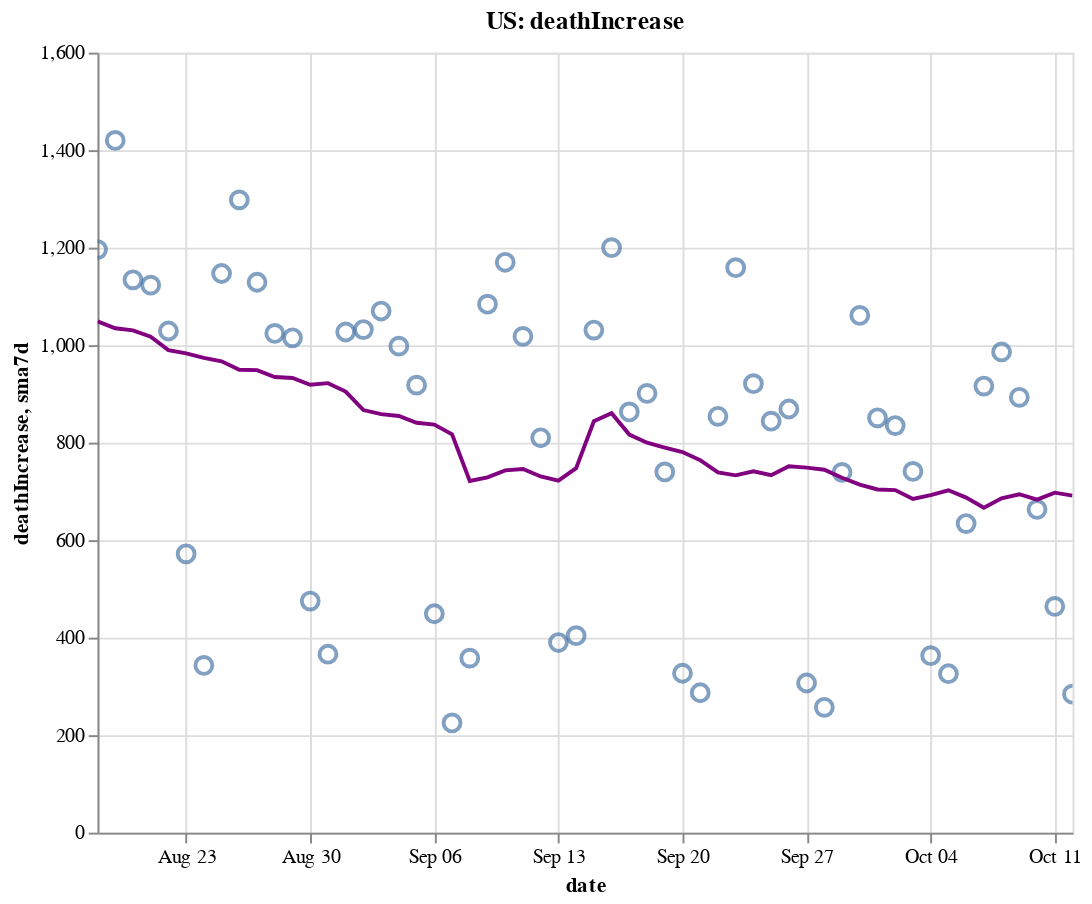

Notebook code cell kept with this figure:
### Code cell
create_plot(us, 'deathIncrease')

### Figure 1 — Vega-Lite specification as saved in the notebook (floating-point values rounded to 4 significant figures)
{"config": {"view": {"continuousWidth": 400, "continuousHeight": 300}}, "layer": [{"layer": [{"mark": {"type": "point", "size": 75}, "encoding": {"tooltip": [{"type": "temporal", "field": "date"}, {"type": "quantitative", "field": "deathIncrease"}, {"type": "quantitative", "field": "sma7d"}], "x": {"type": "temporal", "field": "date"}, "y": {"type": "quantitative", "field": "deathIncrease"}}, "selection": {"selector006": {"type": "interval", "bind": "scales", "encodings": ["x", "y"]}}}, {"mark": {"type": "line", "color": "purple"}, "encoding": {"x": {"type": "temporal", "field": "date"}, "y": {"type": "quantitative", "field": "sma7d"}}}]}, {"mark": {"type": "rule", "color": "#aaa"}, "encoding": {"x": {"type": "temporal", "field": "date"}}, "transform": [{"filter": {"selection": "selector005"}}]}, {"mark": "circle", "encoding": {"opacity": {"condition": {"value": 1, "selection": "selector005"}, "value": 0}, "tooltip": [{"type": "temporal", "field": "date"}, {"type": "quantitative", "field": "deathIncrease"}, {"type": "quantitative", "field": "sma7d"}], "x": {"type": "temporal", "field": "date"}, "y": {"type": "quantitative", "field": "deathIncrease"}}, "selection": {"selector005": {"type": "single", "encodings": ["x"], "on": "mouseover", "nearest": true, "empty": "none"}}}, {"mark": {"type": "text", "align": "left", "dx": 5, "dy": -5, "stroke": "white", "strokeWidth": 2}, "encoding": {"text": {"type": "quantitative", "field": "deathIncrease"}, "tooltip": [{"type": "temporal", "field": "date"}, {"type": "quantitative", "field": "deathIncrease"}, {"type": "quantitative", "field": "sma7d"}], "x": {"type": "temporal", "field": "date"}, "y": {"type": "quantitative", "field": "deathIncrease"}}, "transform": [{"filter": {"selection": "selector005"}}]}, {"mark": {"type": "text", "align": "left", "dx": 5, "dy": -5}, "encoding": {"text": {"type": "quantitative", "field": "deathIncrease"}, "tooltip": [{"type": "temporal", "field": "date"}, {"type": "quantitative", "field": "deathIncrease"}, {"type": "quantitative", "field": "sma7d"}], "x": {"type": "temporal", "field": "date"}, "y": {"type": "quantitative", "field": "deathIncrease"}}, "transform": [{"filter": {"selection": "selector005"}}]}], "data": {"name": "data-8f9ce7a603df8a06faf78bc852ea8491"}, "height": 400, "title": "US: deathIncrease", "width": 500, "$schema": "https://vega.github.io/schema/vega-lite/v4.8.1.json", "datasets": {"data-8f9ce7a603df8a06faf78bc852ea8491": [{"date": "2020-08-18T00:00:00", "totalTestResultsIncrease": 677600.0, "positiveIncrease": 40800.0, "death": 163500.0, "deathIncrease": 1196.0, "positiveRate": 0.06, "state": "US", "sma7d": 1049.0}, {"date": "2020-08-19T00:00:00", "totalTestResultsIncrease": 705200.0, "positiveIncrease": 44960.0, "death": 165000.0, "deathIncrease": 1420.0, "positiveRate": 0.064, "state": "US", "sma7d": 1035.0}, {"date": "2020-08-20T00:00:00", "totalTestResultsIncrease": 730600.0, "positiveIncrease": 43760.0, "death": 166100.0, "deathIncrease": 1134.0, "positiveRate": 0.06, "state": "US", "sma7d": 1030.0}, {"date": "2020-08-21T00:00:00", "totalTestResultsIncrease": 791200.0, "positiveIncrease": 46560.0, "death": 167200.0, "deathIncrease": 1123.0, "positiveRate": 0.059, "state": "US", "sma7d": 1017.0}, {"date": "2020-08-22T00:00:00", "totalTestResultsIncrease": 795600.0, "positiveIncrease": 46240.0, "death": 168200.0, "deathIncrease": 1029.0, "positiveRate": 0.058, "state": "US", "sma7d": 989.7}, {"date": "2020-08-23T00:00:00", "totalTestResultsIncrease": 658500.0, "positiveIncrease": 37570.0, "death": 168800.0, "deathIncrease": 572.0, "positiveRate": 0.057, "state": "US", "sma7d": 983.0}, {"date": "2020-08-24T00:00:00", "totalTestResultsIncrease": 706200.0, "positiveIncrease": 34640.0, "death": 169200.0, "deathIncrease": 343.0, "positiveRate": 0.049, "state": "US", "sma7d": 973.9}, {"date": "2020-08-25T00:00:00", "totalTestResultsIncrease": 669700.0, "positiveIncrease": 36380.0, "death": 170300.0, "deathIncrease": 1147.0, "positiveRate": 0.054, "state": "US", "sma7d": 966.9}, {"date": "2020-08-26T00:00:00", "totalTestResultsIncrease": 680100.0, "positiveIncrease": 44050.0, "death": 171600.0, "deathIncrease": 1298.0, "positiveRate": 0.065, "state": "US", "sma7d": 949.4}, {"date": "2020-08-27T00:00:00", "totalTestResultsIncrease": 795300.0, "positiveIncrease": 43980.0, "death": 172700.0, "deathIncrease": 1129.0, "positiveRate": 0.055, "state": "US", "sma7d": 948.7}, {"date": "2020-08-28T00:00:00", "totalTestResultsIncrease": 823800.0, "positiveIncrease": 46550.0, "death": 173800.0, "deathIncrease": 1024.0, "positiveRate": 0.057, "state": "US", "sma7d": 934.6}, {"date": "2020-08-29T00:00:00", "totalTestResultsIncrease": 819800.0, "positiveIncrease": 44500.0, "death": 174800.0, "deathIncrease": 1015.0, "positiveRate": 0.054, "state": "US", "sma7d": 932.6}, {"date": "2020-08-30T00:00:00", "totalTestResultsIncrease": 778900.0, "positiveIncrease": 39500.0, "death": 175200.0, "deathIncrease": 475.0, "positiveRate": 0.051, "state": "US", "sma7d": 918.7}, {"date": "2020-08-31T00:00:00", "totalTestResultsIncrease": 709000.0, "positiveIncrease": 31410.0, "death": 175600.0, "deathIncrease": 366.0, "positiveRate": 0.044, "state": "US", "sma7d": 922.0}, {"date": "2020-09-01T00:00:00", "totalTestResultsIncrease": 735600.0, "positiveIncrease": 42430.0, "death": 176600.0, "deathIncrease": 1027.0, "positiveRate": 0.058, "state": "US", "sma7d": 904.9}, {"date": "2020-09-02T00:00:00", "totalTestResultsIncrease": 684400.0, "positiveIncrease": 30600.0, "death": 177700.0, "deathIncrease": 1032.0, "positiveRate": 0.045, "state": "US", "sma7d": 866.9}, {"date": "2020-09-03T00:00:00", "totalTestResultsIncrease": 802500.0, "positiveIncrease": 44710.0, "death": 178700.0, "deathIncrease": 1070.0, "positiveRate": 0.056, "state": "US", "sma7d": 858.4}, {"date": "2020-09-04T00:00:00", "totalTestResultsIncrease": 954700.0, "positiveIncrease": 51590.0, "death": 179700.0, "deathIncrease": 998.0, "positiveRate": 0.054, "state": "US", "sma7d": 854.7}, {"date": "2020-09-05T00:00:00", "totalTestResultsIncrease": 883100.0, "positiveIncrease": 44900.0, "death": 180700.0, "deathIncrease": 918.0, "positiveRate": 0.051, "state": "US", "sma7d": 840.9}, {"date": "2020-09-06T00:00:00", "totalTestResultsIncrease": 785300.0, "positiveIncrease": 33120.0, "death": 181100.0, "deathIncrease": 449.0, "positiveRate": 0.042, "state": "US", "sma7d": 837.1}, {"date": "2020-09-07T00:00:00", "totalTestResultsIncrease": 618600.0, "positiveIncrease": 28680.0, "death": 181300.0, "deathIncrease": 225.0, "positiveRate": 0.046, "state": "US", "sma7d": 817.0}, {"date": "2020-09-08T00:00:00", "totalTestResultsIncrease": 542900.0, "positiveIncrease": 22220.0, "death": 181700.0, "deathIncrease": 358.0, "positiveRate": 0.041, "state": "US", "sma7d": 721.4}, {"date": "2020-09-09T00:00:00", "totalTestResultsIncrease": 629600.0, "positiveIncrease": 31110.0, "death": 182800.0, "deathIncrease": 1084.0, "positiveRate": 0.049, "state": "US", "sma7d": 728.9}, {"date": "2020-09-10T00:00:00", "totalTestResultsIncrease": 698000.0, "positiveIncrease": 37580.0, "death": 183900.0, "deathIncrease": 1170.0, "positiveRate": 0.054, "state": "US", "sma7d": 743.1}, {"date": "2020-09-11T00:00:00", "totalTestResultsIncrease": 834700.0, "positiveIncrease": 44930.0, "death": 185000.0, "deathIncrease": 1018.0, "positiveRate": 0.054, "state": "US", "sma7d": 746.0}, {"date": "2020-09-12T00:00:00", "totalTestResultsIncrease": 907800.0, "positiveIncrease": 42090.0, "death": 185800.0, "deathIncrease": 810.0, "positiveRate": 0.046, "state": "US", "sma7d": 730.6}, {"date": "2020-09-13T00:00:00", "totalTestResultsIncrease": 733600.0, "positiveIncrease": 34450.0, "death": 186200.0, "deathIncrease": 390.0, "positiveRate": 0.047, "state": "US", "sma7d": 722.1}, {"date": "2020-09-14T00:00:00", "totalTestResultsIncrease": 451300.0, "positiveIncrease": 33860.0, "death": 186600.0, "deathIncrease": 404.0, "positiveRate": 0.075, "state": "US", "sma7d": 747.7}, {"date": "2020-09-15T00:00:00", "totalTestResultsIncrease": 730400.0, "positiveIncrease": 35440.0, "death": 187600.0, "deathIncrease": 1031.0, "positiveRate": 0.049, "state": "US", "sma7d": 843.9}, {"date": "2020-09-16T00:00:00", "totalTestResultsIncrease": 731800.0, "positiveIncrease": 40020.0, "death": 188800.0, "deathIncrease": 1200.0, "positiveRate": 0.055, "state": "US", "sma7d": 860.4}, {"date": "2020-09-17T00:00:00", "totalTestResultsIncrease": 850500.0, "positiveIncrease": 43560.0, "death": 189700.0, "deathIncrease": 863.0, "positiveRate": 0.051, "state": "US", "sma7d": 816.6}, {"date": "2020-09-18T00:00:00", "totalTestResultsIncrease": 990400.0, "positiveIncrease": 47490.0, "death": 190600.0, "deathIncrease": 901.0, "positiveRate": 0.048, "state": "US", "sma7d": 799.9}, {"date": "2020-09-19T00:00:00", "totalTestResultsIncrease": 1067000.0, "positiveIncrease": 45560.0, "death": 191300.0, "deathIncrease": 740.0, "positiveRate": 0.043, "state": "US", "sma7d": 789.9}, {"date": "2020-09-20T00:00:00", "totalTestResultsIncrease": 917600.0, "positiveIncrease": 36300.0, "death": 191600.0, "deathIncrease": 327.0, "positiveRate": 0.04, "state": "US", "sma7d": 780.9}, {"date": "2020-09-21T00:00:00", "totalTestResultsIncrease": 729300.0, "positiveIncrease": 39470.0, "death": 191900.0, "deathIncrease": 287.0, "positiveRate": 0.054, "state": "US", "sma7d": 764.1}, {"date": "2020-09-22T00:00:00", "totalTestResultsIncrease": 783800.0, "positiveIncrease": 49440.0, "death": 192800.0, "deathIncrease": 854.0, "positiveRate": 0.063, "state": "US", "sma7d": 738.9}, {"date": "2020-09-23T00:00:00", "totalTestResultsIncrease": 928000.0, "positiveIncrease": 38570.0, "death": 193900.0, "deathIncrease": 1159.0, "positiveRate": 0.042, "state": "US", "sma7d": 733.0}, {"date": "2020-09-24T00:00:00", "totalTestResultsIncrease": 943300.0, "positiveIncrease": 43770.0, "death": 194800.0, "deathIncrease": 921.0, "positiveRate": 0.046, "state": "US", "sma7d": 741.3}, {"date": "2020-09-25T00:00:00", "totalTestResultsIncrease": 1019000.0, "positiveIncrease": 55530.0, "death": 195700.0, "deathIncrease": 844.0, "positiveRate": 0.054, "state": "US", "sma7d": 733.1}, {"date": "2020-09-26T00:00:00", "totalTestResultsIncrease": 1023000.0, "positiveIncrease": 47860.0, "death": 196600.0, "deathIncrease": 869.0, "positiveRate": 0.047, "state": "US", "sma7d": 751.6}, {"date": "2020-09-27T00:00:00", "totalTestResultsIncrease": 830700.0, "positiveIncrease": 35450.0, "death": 196900.0, "deathIncrease": 307.0, "positiveRate": 0.043, "state": "US", "sma7d": 748.7}, {"date": "2020-09-28T00:00:00", "totalTestResultsIncrease": 1121000.0, "positiveIncrease": 36520.0, "death": 197100.0, "deathIncrease": 257.0, "positiveRate": 0.033, "state": "US", "sma7d": 744.4}, {"date": "2020-09-29T00:00:00", "totalTestResultsIncrease": 825300.0, "positiveIncrease": 36950.0, "death": 197900.0, "deathIncrease": 739.0, "positiveRate": 0.045, "state": "US", "sma7d": 728.0}, {"date": "2020-09-30T00:00:00", "totalTestResultsIncrease": 814100.0, "positiveIncrease": 44420.0, "death": 198900.0, "deathIncrease": 1061.0, "positiveRate": 0.055, "state": "US", "sma7d": 714.0}, {"date": "2020-10-01T00:00:00", "totalTestResultsIncrease": 899700.0, "positiveIncrease": 45690.0, "death": 199800.0, "deathIncrease": 851.0, "positiveRate": 0.051, "state": "US", "sma7d": 704.0}, {"date": "2020-10-02T00:00:00", "totalTestResultsIncrease": 1129000.0, "positiveIncrease": 49530.0, "death": 200600.0, "deathIncrease": 835.0, "positiveRate": 0.044, "state": "US", "sma7d": 702.7}, {"date": "2020-10-03T00:00:00", "totalTestResultsIncrease": 999900.0, "positiveIncrease": 51370.0, "death": 201400.0, "deathIncrease": 741.0, "positiveRate": 0.051, "state": "US", "sma7d": 684.4}, {"date": "2020-10-04T00:00:00", "totalTestResultsIncrease": 958800.0, "positiveIncrease": 38440.0, "death": 201700.0, "deathIncrease": 363.0, "positiveRate": 0.04, "state": "US", "sma7d": 692.4}, {"date": "2020-10-05T00:00:00", "totalTestResultsIncrease": 937100.0, "positiveIncrease": 38130.0, "death": 202000.0, "deathIncrease": 326.0, "positiveRate": 0.041, "state": "US", "sma7d": 702.3}, {"date": "2020-10-06T00:00:00", "totalTestResultsIncrease": 824300.0, "positiveIncrease": 38660.0, "death": 202700.0, "deathIncrease": 634.0, "positiveRate": 0.047, "state": "US", "sma7d": 687.3}, {"date": "2020-10-07T00:00:00", "totalTestResultsIncrease": 862800.0, "positiveIncrease": 50600.0, "death": 203600.0, "deathIncrease": 916.0, "positiveRate": 0.059, "state": "US", "sma7d": 666.6}, {"date": "2020-10-08T00:00:00", "totalTestResultsIncrease": 1040000.0, "positiveIncrease": 55350.0, "death": 204600.0, "deathIncrease": 986.0, "positiveRate": 0.053, "state": "US", "sma7d": 685.9}, {"date": "2020-10-09T00:00:00", "totalTestResultsIncrease": 1092000.0, "positiveIncrease": 57060.0, "death": 205500.0, "deathIncrease": 893.0, "positiveRate": 0.052, "state": "US", "sma7d": 694.1}, {"date": "2020-10-10T00:00:00", "totalTestResultsIncrease": 1133000.0, "positiveIncrease": 57210.0, "death": 206100.0, "deathIncrease": 663.0, "positiveRate": 0.05, "state": "US", "sma7d": 683.0}, {"date": "2020-10-11T00:00:00", "totalTestResultsIncrease": 943600.0, "positiveIncrease": 46780.0, "death": 206600.0, "deathIncrease": 464.0, "positiveRate": 0.05, "state": "US", "sma7d": 697.4}, {"date": "2020-10-12T00:00:00", "totalTestResultsIncrease": 1001000.0, "positiveIncrease": 42840.0, "death": 206800.0, "deathIncrease": 284.0, "positiveRate": 0.043, "state": "US", "sma7d": 691.4}]}}
